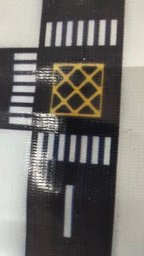
#> input picture Task_4b/Task_4b_b/1/image_processing/road_ref.jpeg, 144 x 256 px, shrunk from 720 x 1280 before the run, found by its file name
$ python ilum_1.py
#> lines starting #> are read from the running program, lines starting #| are printed output that depends on the picture; after the words box and inside, x2 and y2 are one past the last pixel; in counts of white or black regions, pixels touching at a corner belong together
import cv2
import numpy as np

def get_illumination_channel(I, w):
	M, N, _ = I.shape
	# padding for channels
	padded = np.pad(I, ((int(w/2), int(w/2)), (int(w/2), int(w/2)), (0, 0)), 'edge')
	darkch = np.zeros((M, N))
	brightch = np.zeros((M, N))

	for i, j in np.ndindex(darkch.shape):
		darkch[i, j] = np.min(padded[i:i + w, j:j + w, :]) # dark channel
		brightch[i, j] = np.max(padded[i:i + w, j:j + w, :]) # bright channel

	return darkch, brightch

def get_atmosphere(I, brightch, p=0.1):

	M, N = brightch.shape
	flatI = I.reshape(M*N, 3) # reshaping image array
	flatbright = brightch.ravel() #flattening image array
	searchidx = (-flatbright).argsort()[:int(M*N*p)] # sorting and slicing
	A = np.mean(flatI.take(searchidx, axis=0), dtype=np.float64, axis=0)

	return A

def get_initial_transmission(A, brightch):

	A_c = np.max(A)
	init_t = (brightch-A_c)/(1.-A_c) # finding initial transmission map

	return (init_t - np.min(init_t))/(np.max(init_t) - np.min(init_t)) # normalized initial transmission map

def get_corrected_transmission(I, A, darkch, brightch, init_t, alpha, omega, w):

	im = np.empty(I.shape, I.dtype);
	for ind in range(0, 3):
		im[:, :, ind] = I[:, :, ind] / A[ind] #divide pixel values by atmospheric light
	dark_c, _ = get_illumination_channel(im, w) # dark channel transmission map
	dark_t = 1 - omega*dark_c # corrected dark transmission map
	corrected_t = init_t # initializing corrected transmission map with initial transmission map
	diffch = brightch - darkch # difference between transmission maps

	for i in range(diffch.shape[0]):
		for j in range(diffch.shape[1]):
			if(diffch[i, j] < alpha):
				corrected_t[i, j] = dark_t[i, j] * init_t[i, j]

	return np.abs(corrected_t)

def get_final_image(I, A, refined_t, tmin):

	refined_t_broadcasted = np.broadcast_to(refined_t[:, :, None], (refined_t.shape[0], refined_t.shape[1], 3)) # duplicating the channel of 2D refined map to 3 channels
	J = (I-A) / (np.where(refined_t_broadcasted < tmin, tmin, refined_t_broadcasted)) + A # finding result

	return (J - np.min(J))/(np.max(J) - np.min(J)) # normalized image

w = 7
omega = 0.75
alpha = 0.4

image_main = cv2.imread("road_ref.jpeg")
#> image_main is the input picture: shape (256, 144, 3); mean B, G, R 110, 114.6, 117.6
image = image_main.copy()

darkchannel,brightchannel = get_illumination_channel(image,w)
#> after the loop in get_illumination_channel, `for i, j in np.ndindex(darkch.shape):`:
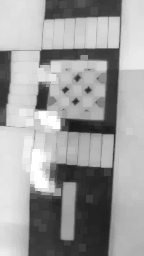
#> brightch: shape (256, 144) float64; min 25, max 255, mean 157.6
#> after the loop in get_illumination_channel, `for i, j in np.ndindex(darkch.shape):`:
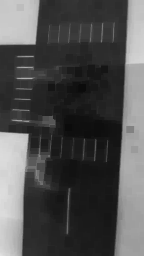
#> darkch: shape (256, 144) float64; min 11, max 226, mean 79.3
atmosphere_lightning = get_atmosphere(image,brightchannel)
#> in get_atmosphere, `searchidx = (-flatbright).argsort()[:int(M*N*p)]`: searchidx = 3686 values, max 36729 at index 2241, min 162 at index 3379, mean 19686.4
#> in get_atmosphere, `A = np.mean(flatI.take(searchidx, axis=0), dtype=np.float64, axis=0)`: A = [192.8, 198.9, 198.7]
#> atmosphere_lightning = [192.8, 198.9, 198.7]
initial_transmission = get_initial_transmission(atmosphere_lightning,brightchannel)
#> in get_initial_transmission, `A_c = np.max(A)`: A_c = 198.9
#> in get_initial_transmission, `init_t = (brightch-A_c)/(1.-A_c)`:
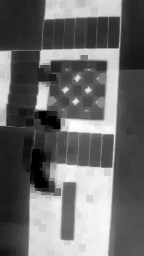
#> init_t: shape (256, 144) float64; min -0.283, max 0.879, mean 0.209; drawn with min black and max white
corrected_transmission = get_corrected_transmission(image,atmosphere_lightning,darkchannel,brightchannel,initial_transmission,alpha,omega,w)
#> call 2 of get_illumination_channel, with w = 7
#> after the loop in get_illumination_channel (call 2), `for i, j in np.ndindex(darkch.shape):`:
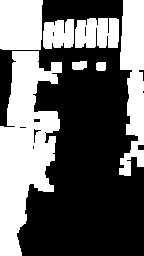
#> brightch: shape (256, 144) float64; values 0 (black) and 1 (white), 40.3% white; 7 white regions, largest, box (x1, y1, x2, y2) and area: (0, 51, 62, 256) 7463, (119, 0, 144, 176) 3107, (0, 0, 43, 50) 2093
#> after the loop in get_illumination_channel (call 2), `for i, j in np.ndindex(darkch.shape):`:
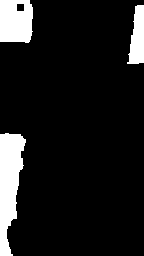
#> darkch: shape (256, 144) float64; values 0 (black) and 1 (white), 11% white; 3 white regions, box (x1, y1, x2, y2) and area: (0, 133, 26, 256) 2039, (0, 0, 33, 43) 1296, (127, 5, 144, 64) 704
#> in get_corrected_transmission, `diffch = brightch - darkch`:
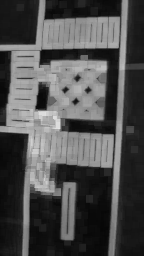
#> diffch: shape (256, 144) float64; min 6, max 228, mean 78.3
result = get_final_image(image,atmosphere_lightning,corrected_transmission,0.5)
#> in get_final_image, `J = (I-A) / (np.where(refined_t_broadcasted < tmin, tmin, refined_t_br..`:
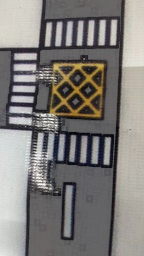
#> J: shape (256, 144, 3) float64; mean B, G, R 64.4, 69.4, 74.9; drawn with min black and max white

cv2.imshow("image_main",image_main)
# [5 lines of commented-out code are left out]
cv2.imshow("result",result)

cv2.waitKey(0)
cv2.destroyAllWindows()
